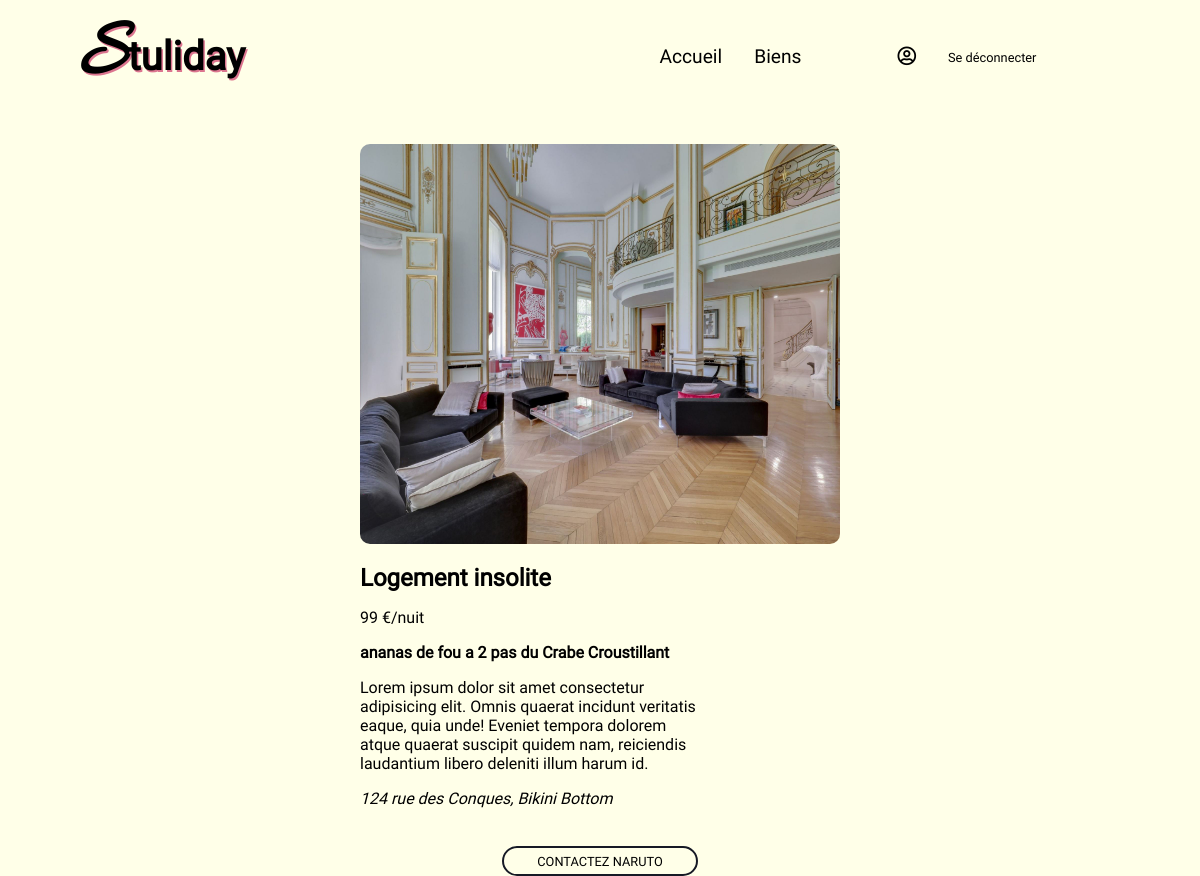
Screenshot of /propertyad.php?id=6 (signed in) with the database file from the repository.
### tables this page shows
CREATE TABLE IF NOT EXISTS `biens` (
  `id` int(10) NOT NULL AUTO_INCREMENT,
  `adresse` varchar(255) NOT NULL,
  `price` int(10) NOT NULL,
  `description` text NOT NULL,
  `author` int(10) NOT NULL,
  `category` int(10) NOT NULL,
  `title` varchar(255) NOT NULL,
  `image` varchar(1000) DEFAULT NULL,
  PRIMARY KEY (`id`),
  KEY `author` (`author`)
);

CREATE TABLE IF NOT EXISTS `categories` (
  `id` int(10) NOT NULL AUTO_INCREMENT,
  `name_category` varchar(255) NOT NULL,
  PRIMARY KEY (`id`),
  UNIQUE KEY `name` (`name_category`)
);

CREATE TABLE IF NOT EXISTS `users` (
  `id` int(10) NOT NULL AUTO_INCREMENT,
  `username` varchar(255) NOT NULL,
  `email` varchar(255) NOT NULL,
  `password` varchar(255) NOT NULL,
  `name_role_id` int(10) NOT NULL DEFAULT '2',
  PRIMARY KEY (`id`),
  UNIQUE KEY `username` (`username`),
  UNIQUE KEY `email` (`email`),
  KEY `role` (`name_role_id`)
);

### propertyad.php (the view, shortened to what this page needs)
<?php $page ="propertyad";
require 'nav.php' ?>
<?php
$id = $_GET['id'];
$sqlBiens = "SELECT b.*, u.username, c.name_category, u.email FROM biens AS b
LEFT JOIN users AS u ON b.author = u.id
LEFT JOIN categories AS c ON b.category = c.id WHERE b.id = {$id} ";
$bien = $connect->query($sqlBiens)->fetch(PDO::FETCH_ASSOC);
?>
    <body>
            <section id='productsheet'>
                <div id="img">
                    <?php if (is_null($bien['image']) || empty($bien['image']))
                        {
                    echo "<img src='assets/images/noimage.jpg' alt='product_image'/> ";
                    } else {
                    ?>
                        <img src="assets/images/<?php echo $bien['image']; ?>" alt='<?php echo $bien['name_category']; ?>' />
                    <?php
                    }
                    ?>
                </div>
                <h2><?php echo $bien['name_category']; ?></h2>
                <p class='prix'>
                    <?php echo $bien['price']; ?> €/nuit
                </p>
                <h4>
                    <?php echo $bien['title']; ?>
                </h4>
                <p>
                    <?php echo $bien['description']; ?>
                </p>
                <p class='adress'>
                    <?php echo $bien['adresse']; ?>
                </p>
                <a href="mailto: <?php echo $bien['email'] ?>">Contactez <?php echo $bien['username']; ?></a>
            </section>
    </body>
</html>

### assets/css/style.css (style rules this page uses)
* { margin: 0px; padding: 0px; list-style: none; text-decoration: none; }
body { font-family: "roboto"; background-color: #FFFFE8; }
.prix { margin-bottom: 1em; margin-top: 1em; }
.adress { font-style: italic; }
#productsheet { width: 40%; margin: 2em; margin-left: auto; margin-right: auto; }
#productsheet #img > img { width: 100%; height: 400px; margin-bottom: 1em; border-radius: 10px; }
#productsheet p { width: 70%; margin-top: 1em; }
#productsheet > a { text-transform: uppercase; width: 15em; background-color: transparent; border: 2px solid #161925; color: black; height: 2em; border-radius: 25px; font-family: "roboto"; font-size: 0.8em; margin-top: 3em; display: flex; justify-content: center; align-items: center; flex-direction: row; margin-left: auto; margin-right: auto; }

### rows the page displays
biens: image (picture), categories.name_category "Logement insolite", price "99", title "ananas de fou a 2 pas du Crabe Croustillant", description "Lorem ipsum dolor sit amet consectetur adipisicing elit. Omnis quaerat incidunt veritatis eaque, quia unde! Eveniet tempora dolorem atque quaerat suscipit quidem nam, reiciendis laudantium libero deleniti illum harum id.", adresse "124 rue des Conques, Bikini Bottom", author.username "NARUTO"
